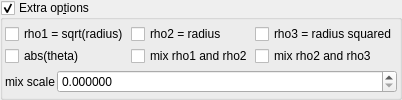
    <widget class="MyGroupBox" name="groupCheck_transf_function_enabled_false">
     <property name="title">
      <string>Extra op&amp;tions</string>
     </property>
     <property name="checkable">
      <bool>true</bool>
     </property>
     <layout class="QVBoxLayout" name="verticalLayout_13" stretch="0,0">
      <property name="spacing">
       <number>2</number>
      </property>
      <property name="leftMargin">
       <number>2</number>
      </property>
      <property name="topMargin">
       <number>2</number>
      </property>
      <property name="rightMargin">
       <number>2</number>
      </property>
      <property name="bottomMargin">
       <number>2</number>
      </property>
      <item>
       <layout class="QGridLayout" name="gridLayout_2">
        <item row="0" column="1">
         <widget class="MyCheckBox" name="checkBox_transf_function_enabledy_false">
          <property name="toolTip">
           <string/>
          </property>
          <property name="text">
           <string>rho2 = radius</string>
          </property>
         </widget>
        </item>
        <item row="0" column="2">
         <widget class="MyCheckBox" name="checkBox_transf_function_enabledz_false">
          <property name="toolTip">
           <string/>
          </property>
          <property name="text">
           <string>rho3 = radius squared</string>
          </property>
         </widget>
        </item>
        <item row="0" column="0">
         <widget class="MyCheckBox" name="checkBox_transf_function_enabledx">
          <property name="toolTip">
           <string/>
          </property>
          <property name="text">
           <string>rho1 = sqrt(radius)</string>
          </property>
         </widget>
        </item>
        <item row="1" column="0">
         <widget class="MyCheckBox" name="checkBox_transf_function_enabledAz_false">
          <property name="toolTip">
           <string/>
          </property>
          <property name="text">
           <string>abs(theta)</string>
          </property>
         </widget>
        </item>
        <item row="1" column="1">
         <widget class="MyCheckBox" name="checkBox_transf_function_enabledAx_false">
          <property name="toolTip">
           <string/>
          </property>
          <property name="text">
           <string>mix rho1 and rho2</string>
          </property>
         </widget>
        </item>
        <item row="1" column="2">
         <widget class="MyCheckBox" name="checkBox_transf_function_enabledAy_false">
          <property name="toolTip">
           <string/>
          </property>
          <property name="text">
           <string>mix rho2 and rho3</string>
          </property>
         </widget>
        </item>
       </layout>
      </item>
      <item>
       <layout class="QGridLayout" name="gridLayout_3" rowstretch="0,0" columnstretch="0,1">
        <property name="spacing">
         <number>2</number>
        </property>
        <item row="1" column="1">
         <widget class="MyDoubleSpinBox" name="spinbox_transf_scale_1">
          <property name="sizePolicy">
           <sizepolicy hsizetype="Minimum" vsizetype="Maximum">
            <horstretch>0</horstretch>
            <verstretch>0</verstretch>
           </sizepolicy>
          </property>
          <property name="prefix">
           <string/>
          </property>
          <property name="suffix">
           <string/>
          </property>
          <property name="decimals">
           <number>6</number>
          </property>
          <property name="minimum">
           <double>0.000000000000000</double>
          </property>
          <property name="maximum">
           <double>1.000000000000000</double>
          </property>
          <property name="singleStep">
           <double>0.100000000000000</double>
          </property>
         </widget>
        </item>
        <item row="1" column="0">
         <widget class="QLabel" name="label_mix">
          <property name="text">
           <string>mix scale</string>
          </property>
         </widget>
        </item>
       </layout>
      </item>
     </layout>
    </widget>
